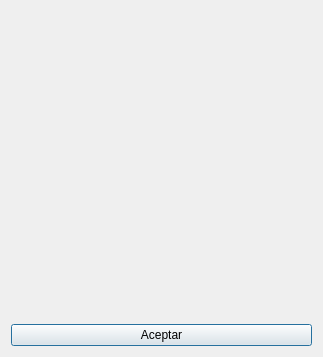
<?xml version="1.0" encoding="UTF-8"?>
<ui version="4.0">
 <class>Dialog</class>
 <widget class="QDialog" name="Dialog">
  <property name="geometry">
   <rect>
    <x>0</x>
    <y>0</y>
    <width>323</width>
    <height>357</height>
   </rect>
  </property>
  <property name="windowTitle">
   <string>Codigo QR</string>
  </property>
  <property name="windowIcon">
   <iconset>
    <normaloff>auto.png</normaloff>auto.png</iconset>
  </property>
  <layout class="QGridLayout" name="gridLayout">
   <item row="0" column="0">
    <widget class="QLabel" name="varqr">
     <property name="enabled">
      <bool>true</bool>
     </property>
     <property name="text">
      <string/>
     </property>
     <property name="pixmap">
      <pixmap>InfoAuto.png</pixmap>
     </property>
    </widget>
   </item>
   <item row="1" column="0">
    <widget class="QPushButton" name="pushButton">
     <property name="text">
      <string>Aceptar</string>
     </property>
    </widget>
   </item>
  </layout>
  <zorder>pushButton</zorder>
  <zorder>varqr</zorder>
 </widget>
 <resources/>
 <connections>
  <connection>
   <sender>pushButton</sender>
   <signal>clicked()</signal>
   <receiver>Dialog</receiver>
   <slot>accept()</slot>
   <hints>
    <hint type="sourcelabel">
     <x>89</x>
     <y>240</y>
    </hint>
    <hint type="destinationlabel">
     <x>33</x>
     <y>235</y>
    </hint>
   </hints>
  </connection>
 </connections>
</ui>
